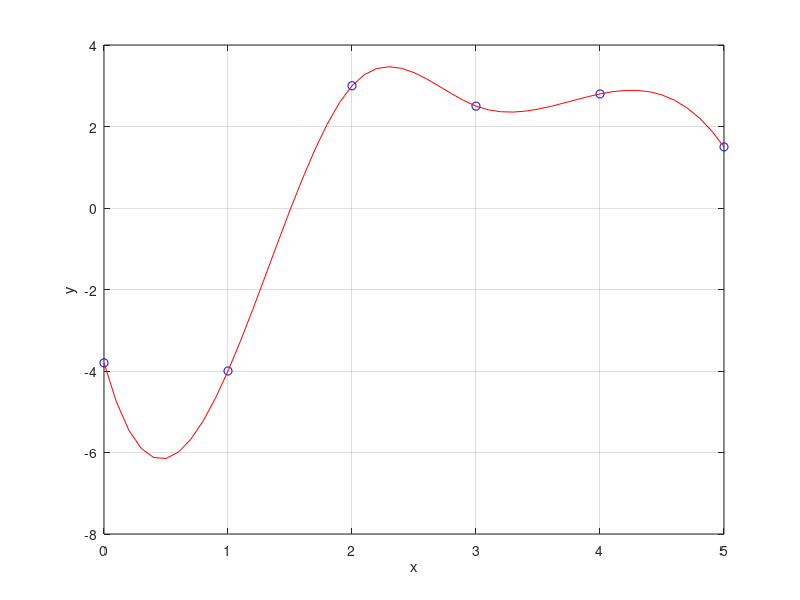

Reproduce this figure in MATLAB.
X = 0:1:5;
Y = [-3.8 -4.0 3.0 2.5 2.8 1.5];
interval = 0.1;
xx = X(1):interval:X(size(X,2));
yy = spline(X, Y, xx);
figure;
plot(X, Y, 'bo',xx, yy, 'r');
grid on;
xlabel('x');
ylabel('y');
